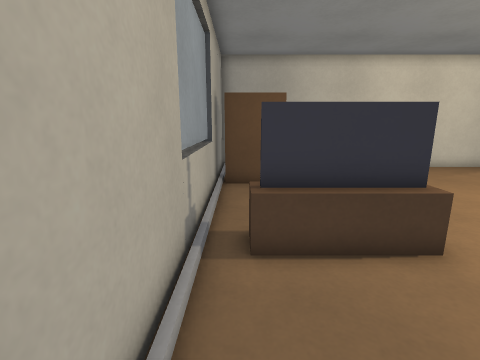
view 1 (above)

20 first-person views from a walk through a 3-D level made in the Godot game engine. The camera is 1.2 m above the floor, tilts 12° down and sees 85° across. The floor is counted in squares, 0.5 m on a side. Each view is taken from the middle of a square. On the plan, view 1 faces up. The plan holds only what a view shows up to about 18 squares ahead; the rest is blank. The place goes on beyond the plan. Characters and animated objects are left out. Surface patterns are stand-ins for the level's own textures.

view 2
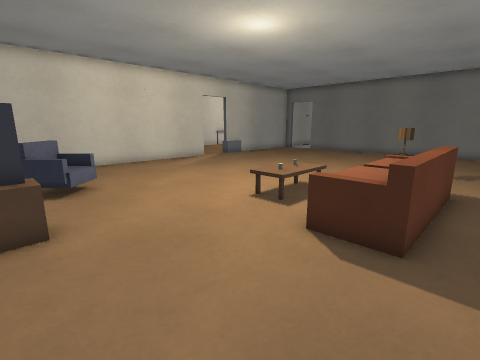

view 3
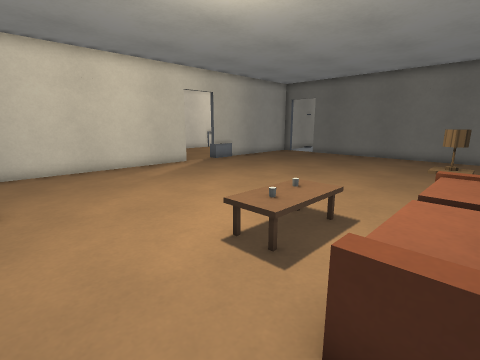

view 4
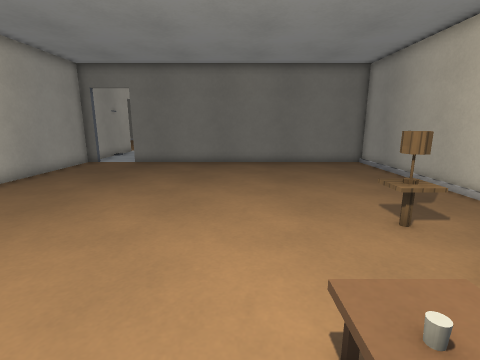

view 5
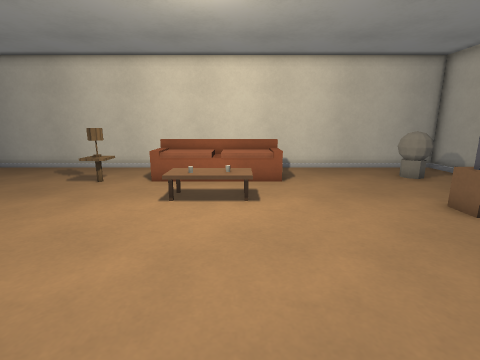

view 6
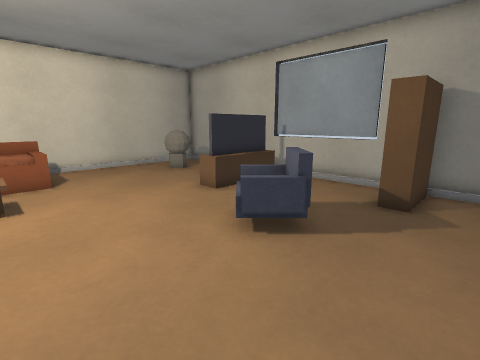

view 7
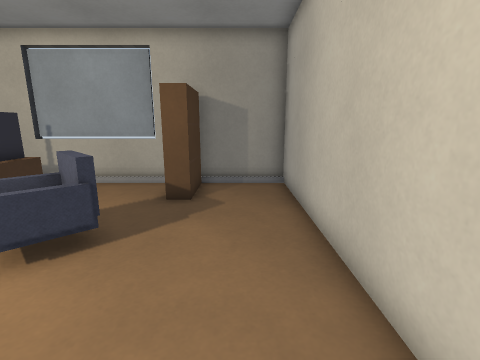

view 8
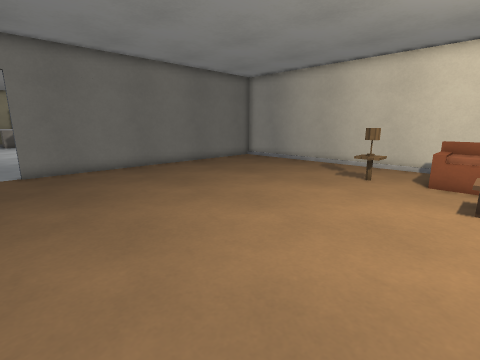

view 9
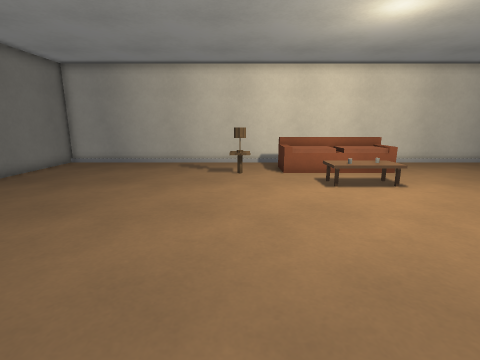

view 10
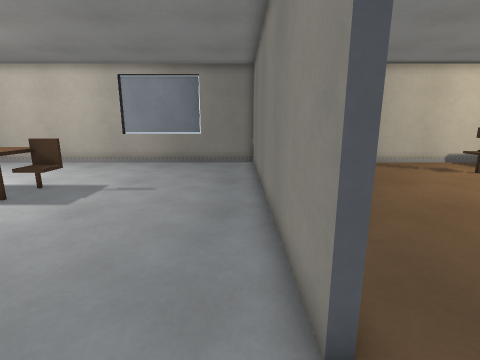

view 11
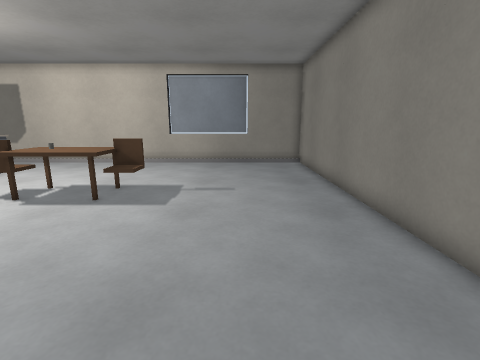

view 12
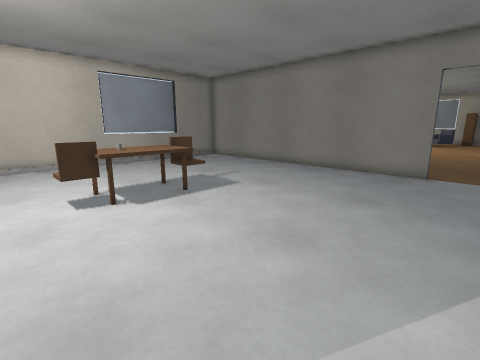

view 13
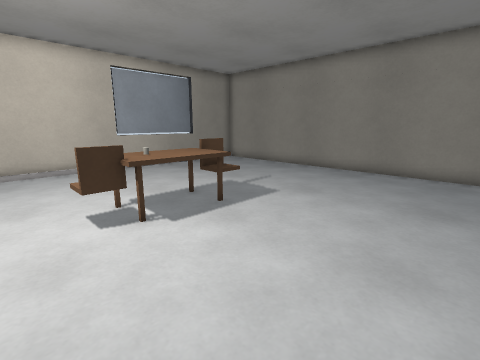

view 14
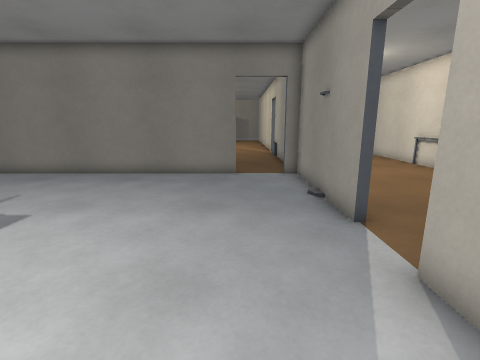

view 15
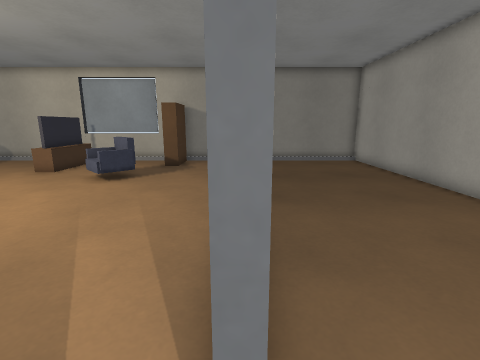

view 16
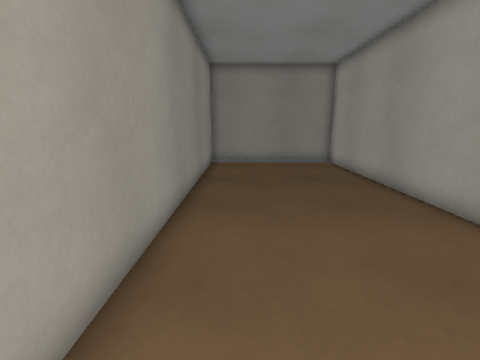

view 17
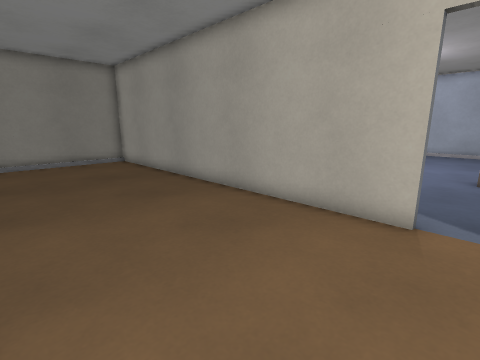

view 18
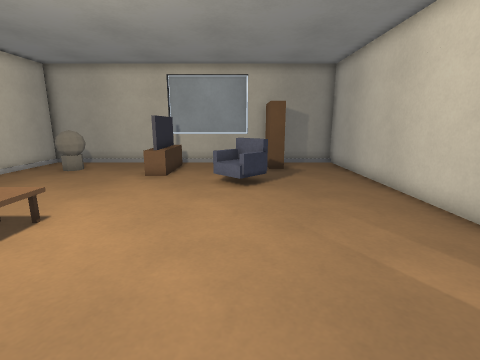

view 19
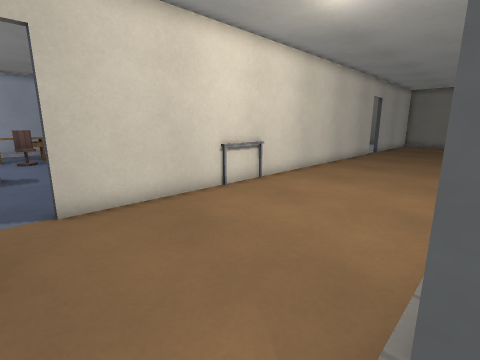

view 20
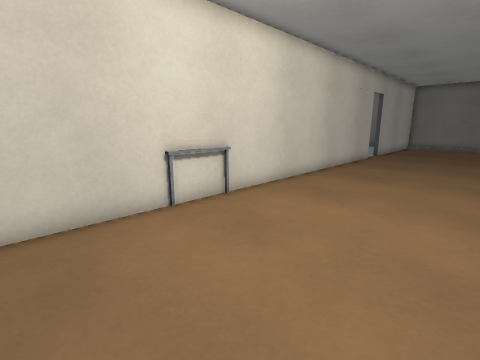

### Floor plan
Key: @ floor where view 1 was taken; # wall or solid block; . floor; v drop or lower ground; B bookshelf; A armchair; S sofa; T table; P pot; O other object.
Columns run from 1 left of view 1 to 41 right of it. Each row starts with its distance up from view 1.
 29                 .....
 28                 .....
 27                 .....
 26                 .....
 25                  ...
 24                  ...
 23 #################...#####################
 22 #........................................
 21 #.........................................
 20 #..........................................
 19 #..........................................
 18 #..........................................
 17 #................. ........................
 16 #................ . .................
 15 #################.. ############ ##...#
 14 #.................. ....................  .
 13 #........................................
 12 #..........................................
 11 #BBB........................#..............
 10 #....  .....................#..............
  9 #....A O....................#..............
  8 #.....A.....................#..............
  7 #...........................#..............
  6 #...........................#.......Tv vT..
  5 #OOOOO......................#.......O   O..
  4 #.OOO......OOO..............#.......TvOvT..
  3 #..........OOO..............#..............
  2 #...........................#..............
  1 #..P.....SSSSSSS.T..........#..............
  0 #@ PP....SSSSSSS............#..............
 -1 #.. .....SSSSSSS............#..............
 -2 #...........................#..............
 -3 ###########################################

Where each view was taken, in squares from view 1:
view 1: 0 up, 0 right, facing up
view 2: 2 down, 3 right, facing up-right
view 3: 0 up, 6 right, facing up-right
view 4: 5 up, 10 right, facing right
view 5: 12 up, 10 right, facing down
view 6: 13 up, 10 right, facing down-left
view 7: 13 up, 10 right, facing left
view 8: 13 up, 12 right, facing down-right
view 9: 14 up, 16 right, facing down
view 10: 14 up, 28 right, facing down
view 11: 14 up, 31 right, facing down
view 12: 14 up, 41 right, facing down-left
view 13: 12 up, 41 right, facing down-left
view 14: 12 up, 40 right, facing left
view 15: 15 up, 17 right, facing left
view 16: 17 up, 16 right, facing left
view 17: 16 up, 17 right, facing up-left
view 18: 9 up, 16 right, facing left
view 19: 15 up, 17 right, facing up-right
view 20: 16 up, 20 right, facing up-right
